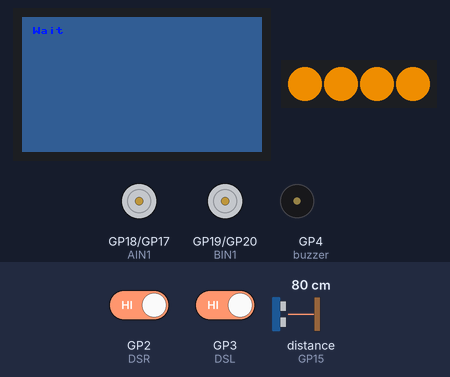
The program below on a simulated Raspberry Pi Pico running MicroPython. Shown: 240×135 colour display, 4 RGB LEDs in strip order, left to right, motor-driver pin pairs drawn as motors (green arrow = first pin HIGH = forward, orange = second pin HIGH = backward, longer = more drive, scaled by the enable pin), buzzer (waves = sounding). The test bench sets the inputs (shaded band); at power-on: GP2 (DSR) HIGH, distance to the obstacle (sensor on GP15) 80 cm, GP3 (DSL) HIGH. The echo pulse lasts 58.3 µs per cm; dim RGB values are drawn brighter than linear; random numbers come from a fixed seed; library files of the repository ran but are not shown: ST7789.py, ws2812.py.

Above: at 1.1 s.
At 5.0 s:
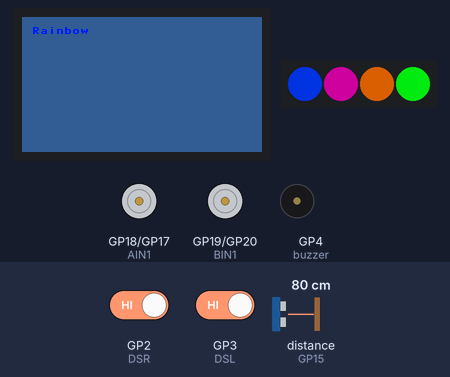
5.1 s: GP2 (DSR) driven LOW
At 5.7 s:
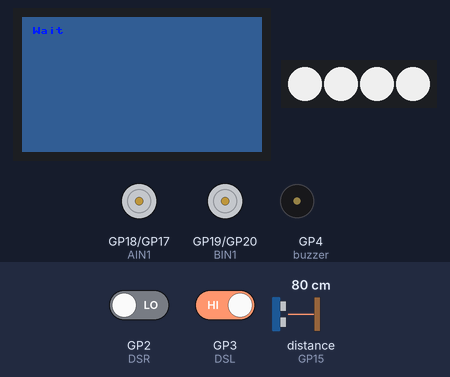
At 7.74 s:
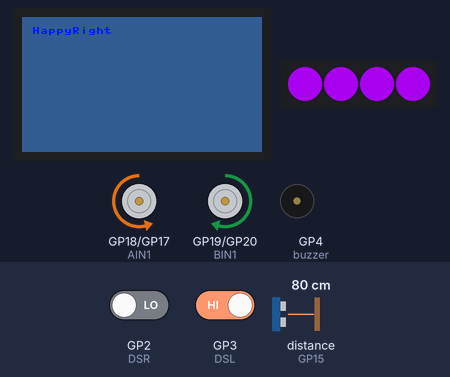
8.1 s: distance to the obstacle (sensor on GP15) set to 2 cm
11.1 s: GP3 (DSL) driven LOW
Timing chart, 0 to 16.9 s (numbered marks = the images above; inputs shaded):
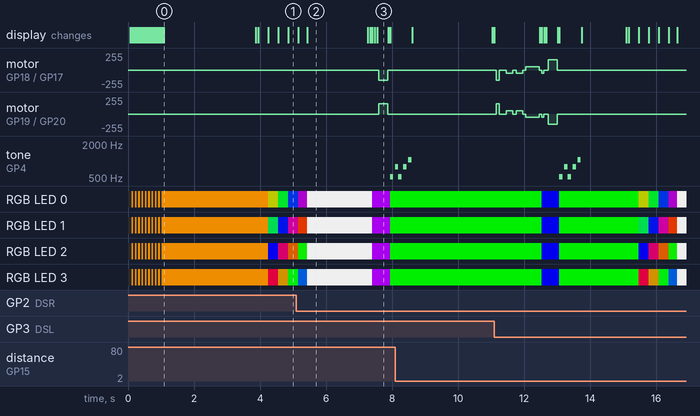

The program:

Life.py
```python
from machine import Pin, PWM
from Motor import PicoGo
from ST7789 import ST7789
from ws2812 import NeoPixel
import utime
import random

IR = Pin(5, Pin.IN)
M = PicoGo()
strip = NeoPixel()
Echo = Pin(15, Pin.IN)
Trig = Pin(14, Pin.OUT)
Trig.value(0)
Echo.value(0)
DSR = Pin(2, Pin.IN)
DSL = Pin(3, Pin.IN)
buzzer = PWM(Pin(4))
VOLUME = 20000  # 0..65535


C4 = 262
Cs4 = 277
D4 = 294
Ds4 = 311
E4 = 330
F4 = 349
Fs4 = 370
G4 = 392
Gs4 = 415
A4 = 440
As4 = 466
B4 = 494
C5 = 523
Cs5 = 554
D5 = 587
Ds5 = 622
E5 = 659
F5 = 698
Fs5 = 740
G5 = 784
Gs5 = 831
A5 = 880
As5 = 932
B5 = 988
C6 = 1047
D6 = 1175
E6 = 1319
F6 = 1397
G6 = 1568
A6 = 1760
B6 = 1976
REST = 0


def start_tone(freq):
    if freq == REST:
        buzzer.duty_u16(0)
    else:
        buzzer.freq(freq)
        buzzer.duty_u16(VOLUME)


def stop_tone():
    buzzer.duty_u16(0)


def tone(freq, dur_ms):
    start_tone(freq)
    utime.sleep_ms(dur_ms)
    stop_tone()


def play_song(song):
    for freq, dur in song:
        tone(freq, dur)
    stop_tone()


def showtext(text):
    lcd = ST7789()
    lcd.fill(0xF232)
    lcd.text(text, 10, 10, 0xFF00)
    lcd.show()


def get_dist():
    Trig.value(1)
    utime.sleep_us(10)
    Trig.value(0)
    while Echo.value() == 0:
        pass
    ts = utime.ticks_us()
    while Echo.value() == 1:
        pass
    te = utime.ticks_us()
    distance = ((te - ts) * 0.034) / 2
    return distance


def random_color():
    return random.choice(
        (strip.RED, strip.YELLOW, strip.GREEN, strip.CYAN, strip.BLUE, strip.PURPLE)
    )


def random_state(state_weights):
    weight_total = sum(state_weights.values())
    chosen = random.randrange(0, weight_total)

    s = 0
    for state, weight in state_weights.items():
        s += weight
        if chosen < s:
            return state

    # this should never happen
    return None


# States


def Idle():
    d = get_dist()

    if d < 30:
        return random_state(
            {
                Rainbow: 20,
                Blink: 20,
                Sing: 10,
                ScanLeft: 20,
                ScanRight: 20,
                Back: 20,
            }
        )
    else:
        return random_state(
            {
                Rainbow: 20,
                Blink: 20,
                Sing: 10,
                SpinLeft: 5,
                SpinRight: 5,
                JerkLeft: 5,
                JerkRight: 5,
                ScanLeft: 20,
                ScanRight: 20,
                Move: 15,
                Chase: 15,
            }
        )


def Wait():
    utime.sleep(1 + random.random() * 3)
    return Idle


def Rainbow():
    strip.rainbow_cycle(0.005)
    strip.pixels_fill(strip.WHITE)
    strip.pixels_show()
    return Wait


def Blink():
    color = random_color()
    for i in range(10):
        strip.pixels_fill(strip.BLACK)
        strip.pixels_show()
        utime.sleep_ms(50)
        strip.pixels_fill(color)
        strip.pixels_show()
        utime.sleep_ms(50)
    return Wait


def scan(dir):
    M.setMotor(dir[0] * 3, dir[1] * 3)
    utime.sleep_ms(100)
    M.stop()

    utime.sleep_ms(100)

    md = get_dist()
    i = 2

    utime.sleep_ms(100)

    M.setMotor(*dir)
    utime.sleep_ms(200)
    M.stop()
    d = get_dist()
    if d > md:
        md = d
        i = 1

    utime.sleep_ms(100)

    M.setMotor(*dir)
    utime.sleep_ms(200)
    M.stop()
    d = get_dist()
    if d > md:
        i = 0

    utime.sleep_ms(100)

    M.setMotor(-dir[0], -dir[1])
    for x in range(i):
        utime.sleep_ms(200)
    M.stop()

    return random_state(
        {
            Move: 50,
            Chase: 50,
        }
    )


def ScanLeft():
    return scan((-20, 20))


def ScanRight():
    return scan((20, -20))


def Move():
    strip.pixels_fill(strip.BLUE)
    strip.pixels_show()
    ts = utime.ticks_us()
    M.forward(20)
    while (utime.ticks_us() - ts) < 10000000:
        d = get_dist()
        DR_status = DSR.value()
        DL_status = DSL.value()
        showtext(f"{d} {DR_status} {DL_status}")
        if (d <= 20) or (DR_status == 0) or (DL_status == 0):
            M.stop()
            return Happy
    M.stop()
    return Sad


def Chase():
    MAX_SPEED = 60
    MIN_SPEED = 20

    strip.pixels_fill(strip.PURPLE)
    strip.pixels_show()
    ts = utime.ticks_us()
    while (utime.ticks_us() - ts) < 5000000:
        d = get_dist()
        DR_status = DSR.value()
        DL_status = DSL.value()
        showtext(f"{d} {DR_status} {DL_status}")
        M.forward(min(MAX_SPEED, max(MIN_SPEED, d)))
        if (d <= 20) or (DR_status == 0) or (DL_status == 0):
            M.stop()
            return Happy
    M.stop()
    return Sad


def Happy():
    return random_state(
        {
            HappyLeft: 50,
            HappyRight: 50,
        }
    )


def HappyLeft():
    M.left(60)
    utime.sleep_ms(270)
    M.stop()
    return HappyBeep


def HappyRight():
    M.right(60)
    utime.sleep_ms(270)
    M.stop()
    return HappyBeep


def HappyBeep():
    strip.pixels_fill(strip.GREEN)
    strip.pixels_show()
    play_song(
        [
            (C5, 100),
            (REST, 50),
            (G5, 100),
            (C5, 100),
            (REST, 50),
            (G5, 100),
            (REST, 50),
            (C6, 100),
        ]
    )
    return Wait


def Sad():
    strip.pixels_fill(strip.RED)
    strip.pixels_show()
    tone(C4, 300)
    return Wait


def SpinLeft():
    M.left(60)
    utime.sleep_ms(270)
    M.stop()
    return Wait


def SpinRight():
    M.right(60)
    utime.sleep_ms(270)
    M.stop()
    return Wait


def JerkLeft():
    M.left(60)
    utime.sleep_ms(100)
    M.stop()
    return Wait


def JerkRight():
    M.right(60)
    utime.sleep_ms(100)
    M.stop()
    return Wait


def Back():
    strip.pixels_fill(strip.YELLOW)
    strip.pixels_show()
    M.backward(20)
    play_song(
        [
            (C6, 500),
            (REST, 500),
            (C6, 500),
            (REST, 500),
            (C6, 500),
            (REST, 500),
        ]
    )
    M.stop()
    return Wait


def Sing():
    play_song([(C5, 100), (REST, 200), (E5, 100), (REST, 200), (G5, 100)])
    return Wait


# Main


def main():
    state = Blink

    while state is not None:
        showtext(state.__name__)
        state = state()
        utime.sleep_ms(10)


if __name__ == "__main__":
    main()
```

Motor.py
```python
from machine import Pin, PWM
import time

class PicoGo(object):
    def __init__(self):
        self.PWMA = PWM(Pin(16))
        self.PWMA.freq(1000)
        self.AIN2 = Pin(17, Pin.OUT)
        self.AIN1 = Pin(18, Pin.OUT)
        self.BIN1 = Pin(19, Pin.OUT)
        self.BIN2 = Pin(20, Pin.OUT)
        self.PWMB = PWM(Pin(21))
        self.PWMB.freq(1000)
        self.stop()

    def forward(self,speed):
        if((speed >= 0) and (speed <= 100)):
            self.PWMA.duty_u16(int(speed*0xFFFF/100))
            self.PWMB.duty_u16(int(speed*0xFFFF/100))
            self.AIN2.value(1)
            self.AIN1.value(0)
            self.BIN2.value(1)
            self.BIN1.value(0)

    def backward(self,speed):
        if((speed >= 0) and (speed <= 100)):
            self.PWMA.duty_u16(int(speed*0xFFFF/100))
            self.PWMB.duty_u16(int(speed*0xFFFF/100))
            self.AIN2.value(0)
            self.AIN1.value(1)
            self.BIN2.value(0)
            self.BIN1.value(1)

    def left(self,speed):
        if((speed >= 0) and (speed <= 100)):
            self.PWMA.duty_u16(int(speed*0xFFFF/100))
            self.PWMB.duty_u16(int(speed*0xFFFF/100))
            self.AIN2.value(0)
            self.AIN1.value(1)
            self.BIN2.value(1)
            self.BIN1.value(0)

    def right(self,speed):
        if((speed >= 0) and (speed <= 100)):
            self.PWMA.duty_u16(int(speed*0xFFFF/100))
            self.PWMB.duty_u16(int(speed*0xFFFF/100))
            self.AIN2.value(1)
            self.AIN1.value(0)
            self.BIN2.value(0)
            self.BIN1.value(1)

    def stop(self):
        self.PWMA.duty_u16(0)
        self.PWMB.duty_u16(0)
        self.AIN2.value(0)
        self.AIN1.value(0)
        self.BIN2.value(0)
        self.BIN1.value(0)

    def setMotor(self, left, right):
        if((left >= 0) and (left <= 100)):
            self.AIN1.value(0)
            self.AIN2.value(1)
            self.PWMA.duty_u16(int(left*0xFFFF/100))
        elif((left < 0) and (left >= -100)):
            self.AIN1.value(1)
            self.AIN2.value(0)
            self.PWMA.duty_u16(-int(left*0xFFFF/100))
        if((right >= 0) and (right <= 100)):
            self.BIN2.value(1)
            self.BIN1.value(0)
            self.PWMB.duty_u16(int(right*0xFFFF/100))
        elif((right < 0) and (right >= -100)):
            self.BIN2.value(0)
            self.BIN1.value(1)
            self.PWMB.duty_u16(-int(right*0xFFFF/100))

if __name__=='__main__':
    import utime

    M = PicoGo()
    M.forward(50)
    utime.sleep(0.5)
    M.backward(50)
    utime.sleep(0.5)
    M.left(30)
    utime.sleep(0.5)
    M.right(30)
    utime.sleep(0.5)
    M.stop()
```

Measured:
- after the input at 5.1 s, tone on GP4 (buzzer): silent → 523 Hz after 2.8 s, → silent 0.10 s later, → 784 Hz 0.05 s later
- what the display in image 0 shows lasts 2.8 s, from 1.1 s to 3.9 s
- what the display in image 2 shows lasts 1.9 s, from 5.4 s to 7.3 s
